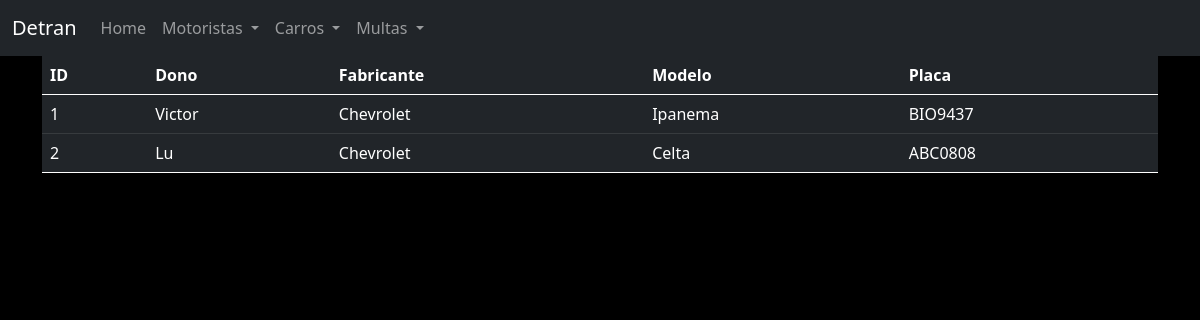
/carro/todos, run on the app's committed database.
### app/models.py (models this page shows, shortened)
class Carro(db.Model):
    id = db.Column(db.Integer, primary_key=True)
    fabricante = db.Column(db.String(32), nullable=False)
    modelo = db.Column(db.String(16), nullable=False)
    placa = db.Column(db.String(8), nullable=False, unique=True)
    dono_id = db.Column(db.Integer, db.ForeignKey("motorista.id"))
    multas = db.relationship('Multa', backref="carro")

class Motorista(db.Model):
    id = db.Column(db.Integer, primary_key=True)
    nome = db.Column(db.String(32), nullable=False)
    cpf = db.Column(db.String(11), nullable=False, unique=True)
    carros = db.relationship('Carro', backref="dono")
    multas = db.relationship('Multa', backref="motorista")

### app/carro/routes.py (the view)
@carro.route("/todos")
def todos():
    dados = Carro.query.all()
    return render_template("carro_todos.html", dados=dados)

### app/templates/carro_todos.html
{% extends 'base.html' %}
{% block content %}
<table class="table table-dark table-hover">
    <thead>
        <tr>
            <th>ID</th>
            <th>Dono</th>
            <th>Fabricante</th>
            <th>Modelo</th>
            <th>Placa</th>
        </tr>
    </thead>
    <tbody>
        {% for dado in dados %}
        <tr>
            <td>{{ dado.id }}</td>
            <td>{{ dado.dono.nome }}</td>
            <td>{{ dado.fabricante }}</td>
            <td>{{ dado.modelo }}</td>
            <td>{{ dado.placa }}</td>
        </tr>
        {% endfor %}
    </tbody>
{% endblock %}

### data on the page
Carro: id "1", dono.nome "Victor", fabricante "Chevrolet", modelo "Ipanema", placa "BIO9437"
Carro: id "2", dono.nome "Lu", fabricante "Chevrolet", modelo "Celta", placa "ABC0808"
